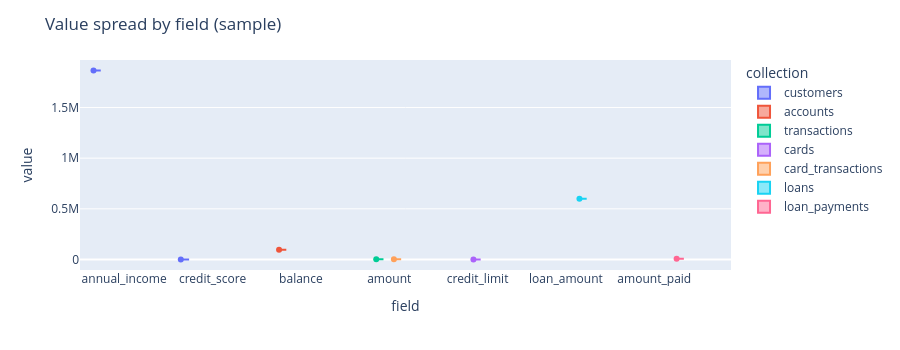

Source (notebook cell):
### Code cell
# numeric distributions - use fixtures + plotly boxplot
import plotly.express as px
# collect numeric fields from samples
rows = []
for name in ["customers","accounts","transactions","cards","card_transactions","loans","loan_payments"]:
    doc = samples.get(name, {})
    for k in ["annual_income","credit_score","balance","amount","credit_limit","loan_amount","amount_paid"]:
        if k in doc and isinstance(doc[k], (int,float)):
            rows.append({"collection": name, "field": k, "value": doc[k]})
df_num = pd.DataFrame(rows)
df_num
# boxplot (tiny sample -> shape only, real run on Mongo/Spark)
if not df_num.empty:
    fig = px.box(df_num, x="field", y="value", color="collection", points="all")
    fig.update_layout(height=350, title="Value spread by field (sample)")
    fig.show()
else:
    print("no numeric in samples - run on live lake for boxplot")

### Figure 1 — Plotly figure (JSON) as saved in the notebook; plotly's stock layout.template omitted (floating-point values rounded to 4 significant figures)
{"data": [{"alignmentgroup": "True", "boxpoints": "all", "hovertemplate": "collection=customers<br>field=%{x}<br>value=%{y}<extra></extra>", "legendgroup": "customers", "marker": {"color": "#636efa"}, "name": "customers", "notched": false, "offsetgroup": "customers", "orientation": "v", "showlegend": true, "type": "box", "x": ["annual_income", "credit_score"], "x0": " ", "xaxis": "x", "y": [1865000.0, 672.0], "y0": " ", "yaxis": "y"}, {"alignmentgroup": "True", "boxpoints": "all", "hovertemplate": "collection=accounts<br>field=%{x}<br>value=%{y}<extra></extra>", "legendgroup": "accounts", "marker": {"color": "#EF553B"}, "name": "accounts", "notched": false, "offsetgroup": "accounts", "orientation": "v", "showlegend": true, "type": "box", "x": ["balance"], "x0": " ", "xaxis": "x", "y": [95900.0], "y0": " ", "yaxis": "y"}, {"alignmentgroup": "True", "boxpoints": "all", "hovertemplate": "collection=transactions<br>field=%{x}<br>value=%{y}<extra></extra>", "legendgroup": "transactions", "marker": {"color": "#00cc96"}, "name": "transactions", "notched": false, "offsetgroup": "transactions", "orientation": "v", "showlegend": true, "type": "box", "x": ["amount"], "x0": " ", "xaxis": "x", "y": [1818.0], "y0": " ", "yaxis": "y"}, {"alignmentgroup": "True", "boxpoints": "all", "hovertemplate": "collection=cards<br>field=%{x}<br>value=%{y}<extra></extra>", "legendgroup": "cards", "marker": {"color": "#ab63fa"}, "name": "cards", "notched": false, "offsetgroup": "cards", "orientation": "v", "showlegend": true, "type": "box", "x": ["credit_limit"], "x0": " ", "xaxis": "x", "y": [0.0], "y0": " ", "yaxis": "y"}, {"alignmentgroup": "True", "boxpoints": "all", "hovertemplate": "collection=card_transactions<br>field=%{x}<br>value=%{y}<extra></extra>", "legendgroup": "card_transactions", "marker": {"color": "#FFA15A"}, "name": "card_transactions", "notched": false, "offsetgroup": "card_transactions", "orientation": "v", "showlegend": true, "type": "box", "x": ["amount"], "x0": " ", "xaxis": "x", "y": [2162.0], "y0": " ", "yaxis": "y"}, {"alignmentgroup": "True", "boxpoints": "all", "hovertemplate": "collection=loans<br>field=%{x}<br>value=%{y}<extra></extra>", "legendgroup": "loans", "marker": {"color": "#19d3f3"}, "name": "loans", "notched": false, "offsetgroup": "loans", "orientation": "v", "showlegend": true, "type": "box", "x": ["loan_amount"], "x0": " ", "xaxis": "x", "y": [599300.0], "y0": " ", "yaxis": "y"}, {"alignmentgroup": "True", "boxpoints": "all", "hovertemplate": "collection=loan_payments<br>field=%{x}<br>value=%{y}<extra></extra>", "legendgroup": "loan_payments", "marker": {"color": "#FF6692"}, "name": "loan_payments", "notched": false, "offsetgroup": "loan_payments", "orientation": "v", "showlegend": true, "type": "box", "x": ["amount_paid"], "x0": " ", "xaxis": "x", "y": [8144.0], "y0": " ", "yaxis": "y"}], "layout": {"boxmode": "group", "height": 350, "legend": {"title": {"text": "collection"}, "tracegroupgap": 0}, "margin": {"t": 60}, "title": {"text": "Value spread by field (sample)"}, "xaxis": {"anchor": "y", "domain": [0.0, 1.0], "title": {"text": "field"}}, "yaxis": {"anchor": "x", "domain": [0.0, 1.0], "title": {"text": "value"}}}}
